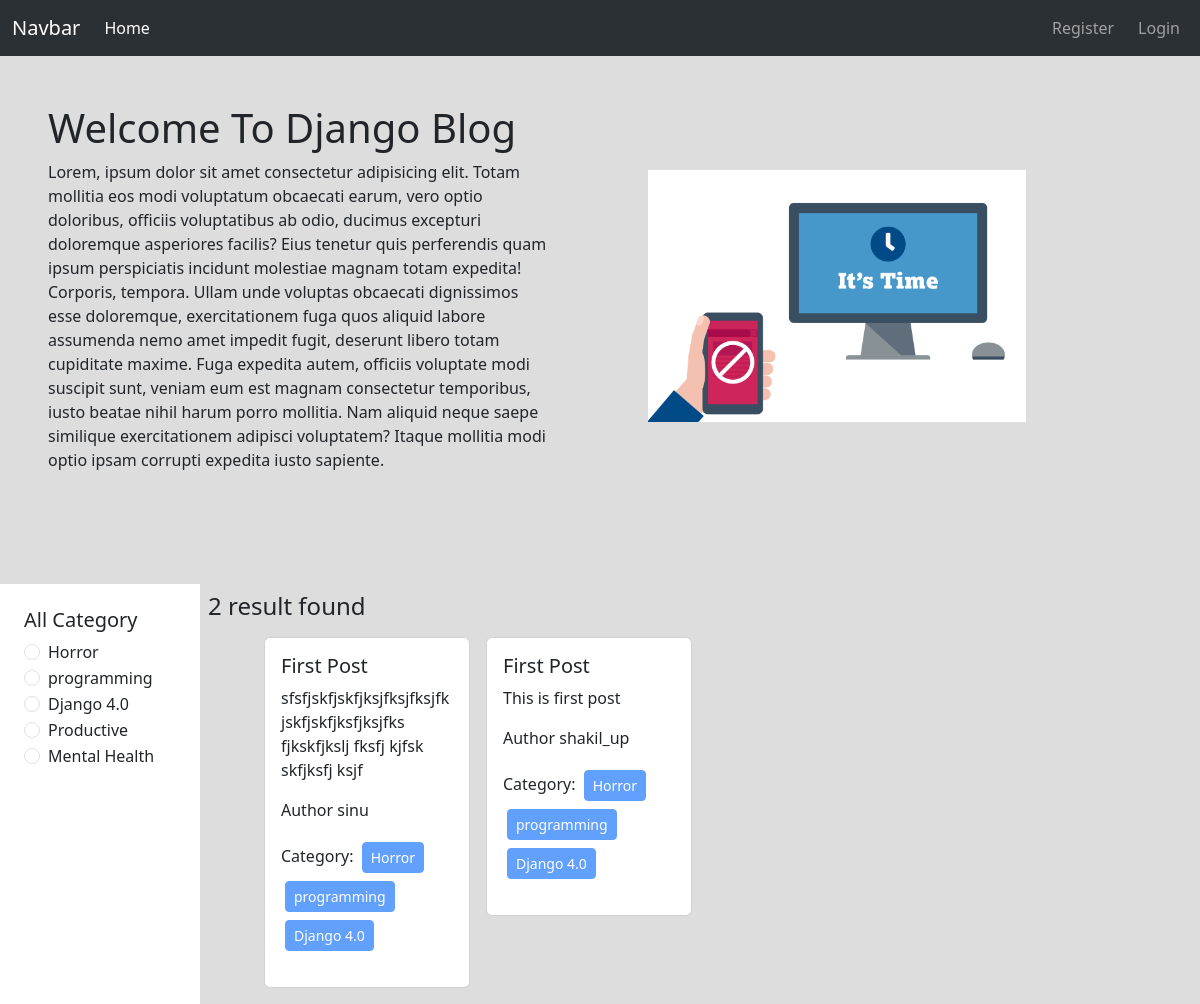
The page /category/horror/ on the database its author committed.
### categories/models.py (models this page shows)
class Category(models.Model):
    name = models.CharField(max_length = 100)
    slug = models.SlugField(max_length = 100,unique = True, null = True, blank = True)
    def __str__(self):
        return self.name

### post/models.py (models this page shows, shortened)
class Posts(models.Model):
    title = models.CharField(max_length= 50)
    content = models.TextField()
    category = models.ManyToManyField(Category) #ekta categorir onk gulla post thakte parbe abar ekta post er onk gulla category thakte pare
    author = models.ForeignKey(User,on_delete= models.CASCADE)

### blog_project/views.py (the view)
# urls.py: 2. Add a URL to urlpatterns:  path('', views.home, name='home')
def  home(request,category_slug = None):
    data = Posts.objects.all()
    if category_slug is not None:
        category = Category.objects.get(slug = category_slug)
        data = Posts.objects.filter(category = category)
    categories = Category.objects.all()
    return render(request, 'home.html',{'data':data,'category':categories})

### templates/home.html
{% extends 'base.html' %} {% block content %}
{% load static %}
<div class="d-flex flex-wrap align-items-center pb-5">
  <div class="col-6 p-5">
    <h1>Welcome To Django Blog</h1>
    <p>Lorem, ipsum dolor sit amet consectetur adipisicing elit. Totam mollitia eos modi voluptatum obcaecati earum, vero optio doloribus, officiis voluptatibus ab odio, ducimus excepturi doloremque asperiores facilis? Eius tenetur quis perferendis quam ipsum perspiciatis incidunt molestiae magnam totam expedita! Corporis, tempora. Ullam unde voluptas obcaecati dignissimos esse doloremque, exercitationem fuga quos aliquid labore assumenda nemo amet impedit fugit, deserunt libero totam cupiditate maxime. Fuga expedita autem, officiis voluptate modi suscipit sunt, veniam eum est magnam consectetur temporibus, iusto beatae nihil harum porro mollitia. Nam aliquid neque saepe similique exercitationem adipisci voluptatem? Itaque mollitia modi optio ipsam corrupti expedita iusto sapiente.</p>
  </div>
  <div class="col-6 p-5">
    <img class="w-75" src="{% static 'redesign_2.png' %}" alt="picture">
  </div>
</div>
<div class="d-flex flex-wrap">
  <div class="col-2 p-4 bg-white">
    <h5>All Category</h5>
    {% for cat in category %}
    <div class="form-check">
      <input
        class="form-check-input"
        type="radio"
        name="category"
        id="{{cat.id}}"
      />
      <label class="form-check-label " for="{{cat.id}}">
        <a class="text-decoration-none text-dark" href="{% url 'category_wise_post' cat.slug %}">{{cat}}</a>
      </label>
    </div>
    {% endfor %}
  </div>
  <div class="col-10 p-2">
    <h4>{{data | length}} result found</h4>
    <div class="d-flex flex-wrap px-5">
      {% for post in data%}
      <div class="col-sm-3 mb-3 mb-sm-0">
        <div class="card mx-2 my-2">
          <div class="card-body">
            <h5 class="card-title">{{post.title}}</h5>
            <p class="card-text">{{post.content | truncatewords:20}}</p>
            <p>Author {{post.author}}</p>
            <p>
              Category: {% for cate in post.category.all %}
              <button class="btn btn-primary btn-sm disabled m-1">
                {{cate.name}}
              </button>
              {% endfor %}
            </p>
          </div>
        </div>
      </div>
      {% endfor %}
    </div>
  </div>
</div>
{% endblock %}

### rows shown on the page
Category: name "Horror"
Category: name "programming"
Category: name "Django 4.0"
Category: name "Productive"
Category: name "Mental Health"
Posts: title "First Post", content "sfsfjskfjskfjksjfksjfksjfkjskfjskfjksfjksjfks fjkskfjkslj fksfj kjfsk skfjksfj ksjf", author "sinu"
Posts: title "First Post", content "This is first post", author "shakil_up"

### other values the page prints
{{ data | length }} "2"
